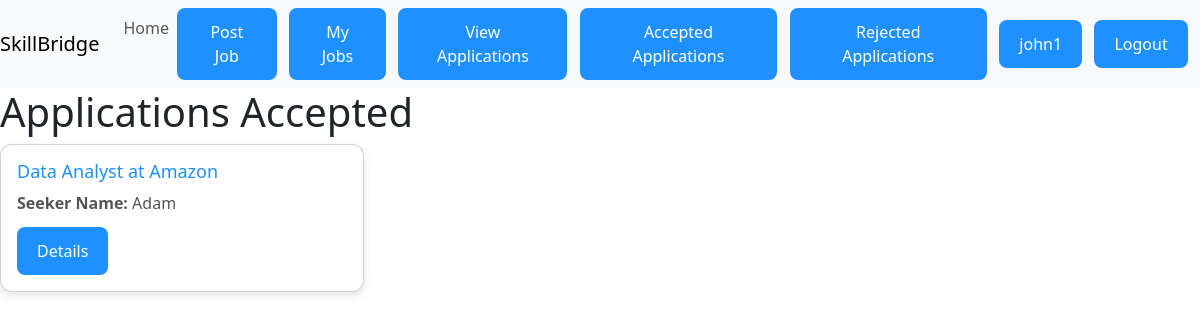
The page /jobs/accepted-applications (signed in) on the database its author committed.
### accounts/models.py (models this page shows, shortened)
class User(AbstractUser):
    name = models.CharField(max_length=70)
    contact = models.CharField(max_length=15)
    user_type = models.CharField(max_length=1,choices = (
        ('E',"Employeer"),
        ('J',"Job-Seeker"),
    ))
    profession = models.CharField(max_length=50)
    profile_photo = models.ImageField(upload_to='pfps/', height_field=None, width_field=None, max_length=None,null=True,blank=True)
    resume = models.FileField(upload_to='resumes/', max_length=100,null=True,blank=True)
    industry =  models.CharField(max_length=50 , null=True, blank = True, choices=(
        ('healthcare', 'Healthcare & Medical'),
        ('it', 'Information Technology & Software'),
        ('education', 'Education & Training'),
        ('finance', 'Finance & Accounting'),
        ('sales', 'Sales & Marketing'),
        ('engineering', 'Engineering & Manufacturing'),
        ('hospitality', 'Hospitality & Tourism'),
        ('transport', 'Transportation & Logistics'),
        ('legal', 'Legal & Compliance'),
        ('arts', 'Arts, Media & Design'),
        ('other','Other')
        ))

class Company(models.Model):
    employer =models.ForeignKey(User,on_delete=models.CASCADE)
    company_logo = models.ImageField(upload_to='logos/', height_field=None, width_field=None, max_length=None,null=True,blank=True)
    company_name = models.CharField(max_length=22,null=True,blank=True)
    company_web = models.URLField(max_length=200,null=True,blank=True)
    company_description = models.TextField(null=True,blank=True)
    company_industry =  models.CharField(max_length=50 , null=True, blank = True, choices=(
        ('healthcare', 'Healthcare & Medical'),
        ('it', 'Information Technology & Software'),
        ('education', 'Education & Training'),
        ('finance', 'Finance & Accounting'),
        ('sales', 'Sales & Marketing'),
        ('engineering', 'Engineering & Manufacturing'),
        ('hospitality', 'Hospitality & Tourism'),
        ('transport', 'Transportation & Logistics'),
        ('legal', 'Legal & Compliance'),
        ('arts', 'Arts, Media & Design'),
        ('other','Other')
        ))

### jobs/models.py (models this page shows, shortened)
class AcceptedApplication(models.Model):
    job = models.ForeignKey(JobPost, on_delete=models.CASCADE)
    seeker = models.ForeignKey("accounts.User", on_delete=models.CASCADE)
    resume = models.FileField(upload_to='applications/', blank=True)
    cover_letter = models.TextField(blank=True)
    applied_on = models.DateTimeField(auto_now_add=True)
    result = models.BooleanField(null=True,blank=True)

class JobPost(models.Model):
    employer = models.ForeignKey("accounts.User", on_delete=models.CASCADE)
    company = models.ForeignKey('accounts.Company', on_delete=models.CASCADE)
    job_title = models.CharField(max_length=100)
    job_description = models.TextField()
    location = models.CharField(max_length=100)
    salary = models.CharField(max_length=50)
    job_type = models.CharField(max_length=50, choices=(
        ('Full-Time', 'Full-Time'),
        ('Part-Time', 'Part-Time'),
        ('Other', 'Other'),
    ))
    job_category = models.CharField(max_length=50 ,default = "other", choices=(
        ('healthcare', 'Healthcare & Medical'),
        ('it', 'Information Technology & Software'),
        ('education', 'Education & Training'),
        ('finance', 'Finance & Accounting'),
        ('sales', 'Sales & Marketing'),
        ('engineering', 'Engineering & Manufacturing'),
        ('hospitality', 'Hospitality & Tourism'),
        ('transport', 'Transportation & Logistics'),
        ('legal', 'Legal & Compliance'),
        ('arts', 'Arts, Media & Design'),
        ('other','Other')
        ))
    posted_on = models.DateTimeField(auto_now_add=True)
    deadline = models.DateField(auto_now=False, auto_now_add=False,default='YYYY-MM-DD')

### jobs/views.py (the view)
# urls.py: path('accepted-applications',views.accepted_application,name="accepted_applications"),
@login_required
def accepted_application(request):
     job =JobPost.objects.filter( employer = request.user  )
     applications = AcceptedApplication.objects.filter( job__in = job)
     return render(request,'jobs/accepted_applications.html',{'applications':applications})

### jobs/templates/jobs/accepted_applications.html (shortened to what this page needs)
{% extends "base.html" %}
{% block main %}
<h1>Applications Accepted</h1>
<div class="row">
    {% for application in applications %}
    <div class="col-sm-4">
        <div class="card">
            <div class="card-body">
                <h5 class="card-title">{{application.job.job_title}} at {{application.job.company.company_name}}</h5>
                <p class="card-text"><strong>Seeker Name:</strong> {{application.seeker.name}}</p>
                 <a href="{% url 'application_details' application.id  %}" class="btn btn-primary">Details</a>
            </div>
        </div>
    </div>
    {% endfor %}
</div>
{% endblock main %}

### templates/base.html (shortened to what this page needs)
<!doctype html>
<html lang="en">
    <head>
        <link
            href="https://cdn.jsdelivr.net/npm/bootstrap@5.3.2/dist/css/bootstrap.min.css"
            rel="stylesheet"
        />
    </head>
    <body>
        <header>
             <nav class="navbar navbar-expand-md navbar-light bg-light">
                <a class="navbar-brand" href="#">SkillBridge</a>
                <div class="collapse navbar-collapse" id="collapsibleNavId">
                    <ul class="navbar-nav mr-auto mt-2 mt-lg-0">
                        {% if request.user.is_authenticated %}
                        <li class="nav-item active">
                            <a class="nav-link" href="{%   url "home" %}">Home </a>
                        </li>
                        {% endif %}
                        {% if request.user.user_type == 'E' %}
                        <li class="nav-item">
                             <a class="btn btn-primary" href="{% url 'post_job'%}"> Post Job </a>
                        </li>
                        {% endif %}
                        {% if request.user.user_type == 'E' %}
                        <li class="nav-item">
                            <a class="btn btn-primary" href="{% url 'my_jobs' request.user.id %}"> My Jobs </a>
                        </li>
                        <li class="nav-item">
                            <a class="btn btn-primary" href="{% url 'applications' %}"> View Applications </a>
                        </li>
                        <li class="nav-item">
                            <a class="btn btn-primary" href="{% url 'accepted_applications' %}"> Accepted Applications </a>
                        </li>
                        <li class="nav-item">
                            <a class="btn btn-primary" href="{% url 'rejected_applications' %}"> Rejected Applications </a>
                        </li>
                        {% endif %}
                        </ul>
                    </div>
                                {% if request.user.is_authenticated%}
                                    <a href="{% url "profile" request.user.id %}" class="btn btn-primary">{{request.user.username}}</a>
                                    <a class="btn btn-warning" href="{% url "logout" %}">Logout</a>
                                {% endif %}
             </nav>
        </header>
        <main>
            {% block main %}
            {% endblock main %}
        </main>
    </body>
</html>

### templates/base.html (style rules this page uses)
.btn { background: #1E90FF; color: #FFFFFF; padding: 12px 20px; border: none; border-radius: 8px; max-width:200px; }

### jobs/templates/jobs/accepted_applications.html (style rules this page uses)
.row { display: flex; flex-wrap: wrap; gap: 20px; justify-content: flex-start; }
.col-sm-4 { flex: 0 0 calc(33.333% - 20px); max-width: calc(33.333% - 20px); }
.card { border-radius: 12px; box-shadow: 0 4px 10px rgba(0,0,0,0.1); transition: transform 0.2s ease, box-shadow 0.2s ease; }
.card-body h5 { font-size: 18px; color: #1E90FF; }
.card-body p { margin-bottom: 12px; color: #555; }
.card-body .btn { background-color: #1E90FF; border: none; font-weight: 500; }

### rows shown on the page
User: user.username "john1"
AcceptedApplication: job.job_title "Data Analyst", job.company.company_name "Amazon", seeker.name "Adam"
